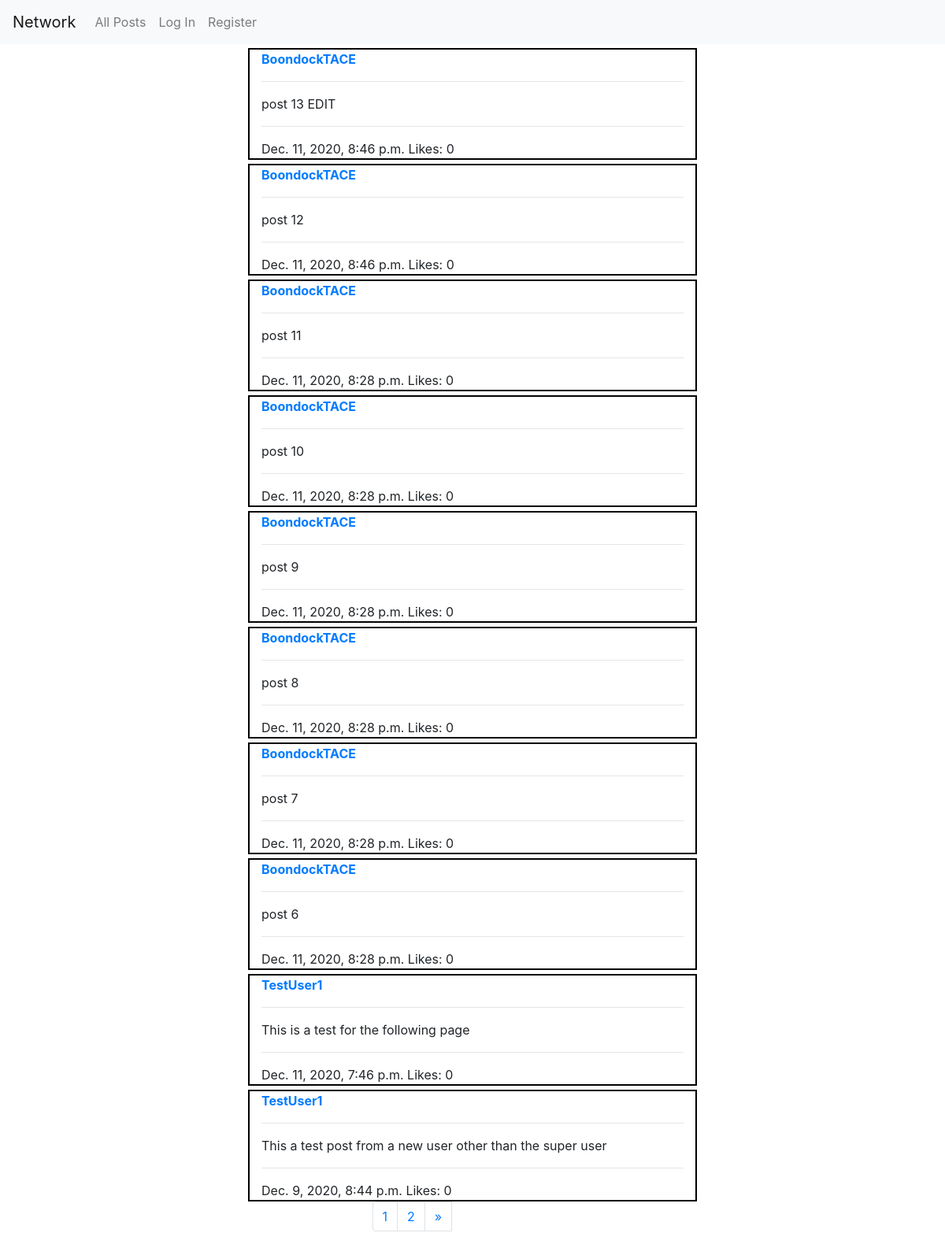
The app's page /, older data.
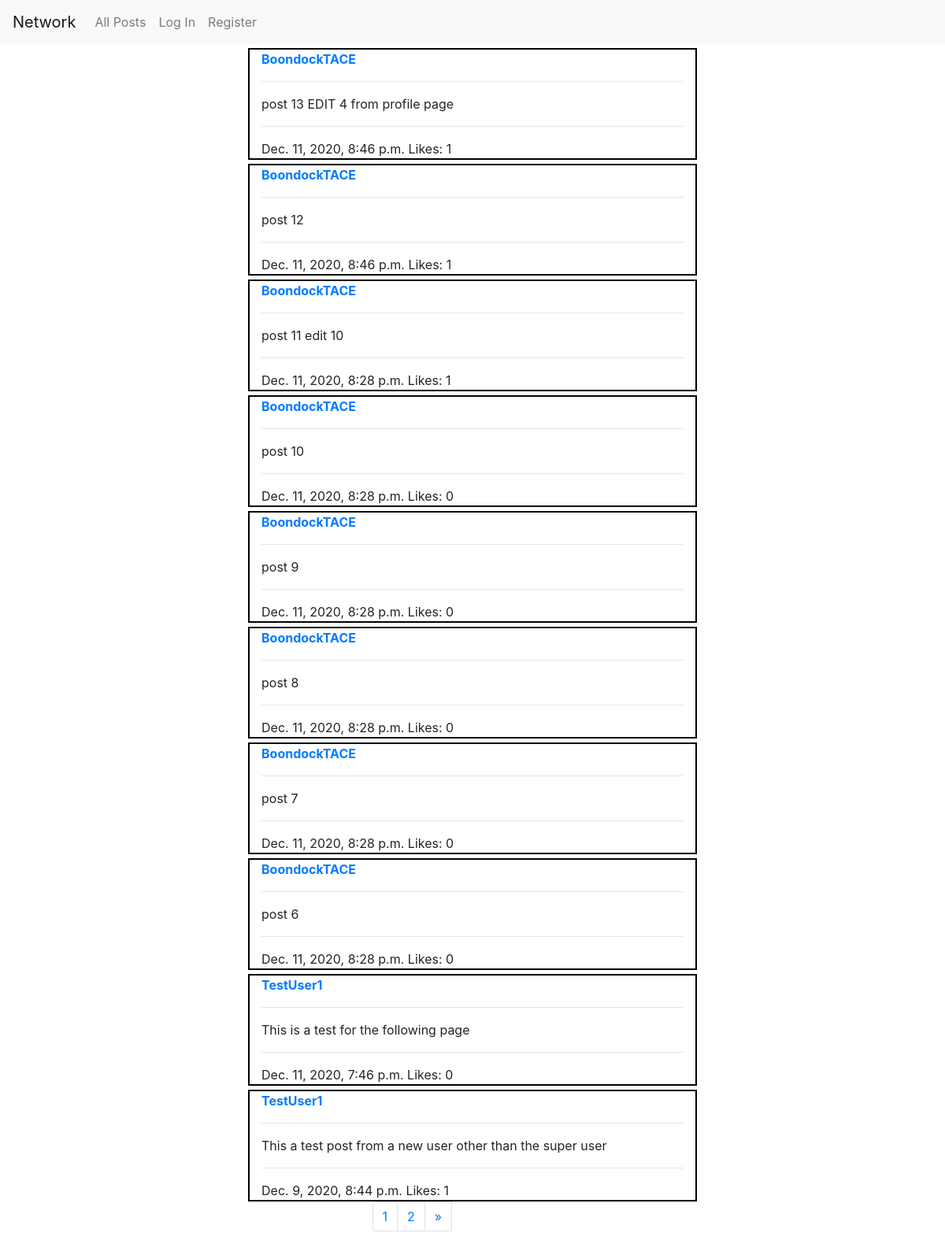
The same page, newer data.
### network/models.py (models this page shows, shortened)
class Post(models.Model):
    user=models.ForeignKey(User,on_delete=models.CASCADE,related_name="User_Post")
    Contend=models.CharField(max_length=300)
    Date=models.DateTimeField(auto_now_add=True)
    like=models.ManyToManyField(User,blank=True,related_name="Post_likes")

class User(AbstractUser):
    pass

### network/views.py (the view)
# urls.py: path("", views.index, name="index"),
def index(request):
    if request.method== "POST":
        userPosting=request.user
        NewPost=Post()
        NewPost.user=userPosting
        NewPost.Contend=request.POST["NewPost"]
        NewPost.save()
        return HttpResponseRedirect(reverse("index"))
    else:
        posts=Post.objects.all().order_by("-Date")
        paginator=Paginator(posts,10)
        page_number=request.GET.get("page")
        page_obj=paginator.get_page(page_number)
        context={"page_obj":page_obj,"posts":posts,"paginator":paginator}
        return render(request, "network/index.html",context)

### network/templates/network/index.html (shortened to what this page needs)
{% extends "network/layout.html" %}
{% load static %}
{% block body %}
    {% for post in page_obj %}
        {% if request.user.id == post.user.id %}
            <div class="container">
                <div class="row h-100 justify-content-center aling-items-center">
                    <div class="Post col-sm-6" id="post-{{ post.id }}">
                        <div id="user-{{post.user.id}}">
                            <strong><a href="{% url 'Profile' post.user.id %}">{{post.user.username}}</a></strong>
                            <hr>
                            <div id="text-Contend">
                                <p id="p_text_contend_{{ post.id }}">{{post.Contend}}</p>
                                <textarea  style="display: none;" id="texarea_text_contend_{{ post.id }}" cols="50" rows="5">{{post.Contend}}</textarea>
                            </div>
                            <div class="Post-Date-Span" id="Post-time">
                            <hr>
                            {{post.Date}}
                            {% if request.user in post.like.all %}
                            {% if user.is_authenticated %}  <button id="like-btn-{{ post.id }}" class="btn btn-outline-secondary Likebtn" data-Liked="yes" data-post_id="{{ post.id }}">Dislike</button> {% endif %} <span>Likes: </span> <span id="like-count-{{ post.id }}">{{post.like.count}}</span>
                            {% else %}
                            {% if user.is_authenticated %}   <button id="like-btn-{{ post.id }}" class="btn btn-outline-secondary Likebtn" data-Liked="no" data-post_id="{{ post.id }}">Like</button> {% endif %} <span>Likes: </span> <span id="like-count-{{ post.id }}">{{post.like.count}}</span>
                            {% endif %}
                            </div>
                            <div class="text-right">
                                <button type="submit" id="editpost-{{ post.id }}" class="btn btn-warning EditPost" data-post_id="{{ post.id }}">Edit</button>
                                <button style="display: none;" type="submit" id="savepost-{{ post.id }}" class="btn btn-warning SavePost" data-post_id="{{ post.id }}">Save</button>
                            </div>
                        </div>
                    </div>
                </div>
            </div>
        {% else %}
            <div class="container">
                <div class="row h-100 justify-content-center aling-items-center">
                    <div class="Post col-sm-6" id="post-{{ post.id }}">
                        <div id="user-{{post.user.id}}">
                            <strong><a href="{% url 'Profile' post.user.id %}">{{post.user.username}}</a></strong>
                            <hr>
                            <div id="text-Contend">
                                <p>{{post.Contend}}</p>
                                <div class="Post-Date-Span" id="Post-time">
                                <hr>
                                    {{post.Date}}
                                    {% if request.user in post.like.all %}
                                    {% if user.is_authenticated %}   <button id="like-btn-{{ post.id }}" class="btn btn-outline-secondary Likebtn" data-Liked="yes" data-post_id="{{ post.id }}">Dislike</button> {% endif %} <span>Likes: </span> <span id="like-count-{{ post.id }}">{{post.like.count}}</span>
                                    {% else %}
                                    <span>Likes: </span> <span id="like-count-{{ post.id }}">{{post.like.count}}</span>
                                    {% endif %}
                                </div>
                            </div>
                        </div>
                    </div>
                </div>
            </div>
        {% endif %}
    {% endfor %}
    <div class="container">
        <div class="row h-100 justify-content-center aling-items-center">
            <div class="col-sm-3">
                <nav aria-label="Page navigation example">
                    <ul class="pagination">
                        {% for page in paginator %}
                            <li class="page-item"><a class="page-link" href="?page={{ page.number }}">{{ page.number }}</a></li>
                        {% endfor %}
                        {% if page_obj.has_next %}
                            <a class="page-link"  aria-label="Next" href="?page={{ page_obj.next_page_number }}"><span aria-hidden="true">&raquo;</span></a>
                        {% endif %}
                    </ul>
                </nav>
            </div>
        </div>
    </div>
{% endblock %}

### network/templates/network/layout.html (shortened to what this page needs)
{% load static %}
<!DOCTYPE html>
<html lang="en">
    <head>
        <link rel="stylesheet" href="https://stackpath.bootstrapcdn.com/bootstrap/4.4.1/css/bootstrap.min.css">
        <link href="{% static 'network/styles.css' %}" rel="stylesheet">
    </head>
    <body>
        <nav class="navbar navbar-expand-lg navbar-light bg-light">
            <a class="navbar-brand" href="#">Network</a>
            <div>
              <ul class="navbar-nav mr-auto">
                <li class="nav-item">
                  <a class="nav-link" href="{% url 'index' %}">All Posts</a>
                </li>
                {% if user.is_authenticated %}
                    <li class="nav-item">
                    <a class="nav-link" href="{% url 'FollowingPage' %}">Following</a>
                    </li>
                    <li class="nav-item">
                        <a class="nav-link" href="{% url 'logout' %}">Log Out</a>
                    </li>
                {% else %}
                    <li class="nav-item">
                        <a class="nav-link" href="{% url 'login' %}">Log In</a>
                    </li>
                    <li class="nav-item">
                        <a class="nav-link" href="{% url 'register' %}">Register</a>
                    </li>
                {% endif %}
              </ul>
            </div>
          </nav>
        <div class="body">
            {% block body %}
            {% endblock %}
        </div>
    </body>
</html>

### network/static/network/styles.css (style rules this page uses)
.Post { border: solid 2px; border-color:black; margin-top: 5px; }
.Post span { text-align: right; }

Row changes from the older to the newer data that the page shows:
changed Post: Contend "post 13 EDIT" → "post 13 EDIT 4 from profile page"; like.count "0" → "1"
computed for Post "post 12": like.count "0" → "1"
changed Post: Contend "post 11" → "post 11 edit 10"; like.count "0" → "1"
computed for Post "This a test post from a new user other than the super user": like.count "0" → "1"
